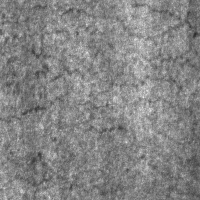
#> input picture data/NEU-DET/images/train/crazing_105.jpg, 200 x 200 px; its folder holds only this picture in this run
$ python -i gmc.py   (imports and definitions only)
#> lines starting #> are read from the running program, lines starting #| are printed output that depends on the picture
#> further down, picture is the input picture: shape (200, 200, 3); min 44, max 237, mean 132.2
# Ultralytics 🚀 AGPL-3.0 License - https://ultralytics.com/license

from __future__ import annotations

import copy

import cv2
import numpy as np

from ultralytics.utils import LOGGER


class GMC:
    """Generalized Motion Compensation (GMC) class for tracking and object detection in video frames.

    This class provides methods for tracking and detecting objects based on several tracking algorithms including ORB,
    SIFT, ECC, and Sparse Optical Flow. It also supports downscaling of frames for computational efficiency.

    Attributes:
        method (str): The tracking method to use. Options include 'orb', 'sift', 'ecc', 'sparseOptFlow', 'none'.
        downscale (int): Factor by which to downscale the frames for processing.
        prevFrame (np.ndarray): Previous frame for tracking.
        prevKeyPoints (list): Keypoints from the previous frame.
        prevDescriptors (np.ndarray): Descriptors from the previous frame.
        initializedFirstFrame (bool): Flag indicating if the first frame has been processed.

    Methods:
        apply: Apply the chosen method to a raw frame and optionally use provided detections.
        apply_ecc: Apply the ECC algorithm to a raw frame.
        apply_features: Apply feature-based methods like ORB or SIFT to a raw frame.
        apply_sparseoptflow: Apply the Sparse Optical Flow method to a raw frame.
        reset_params: Reset the internal parameters of the GMC object.

    Examples:
        Create a GMC object and apply it to a frame
        >>> gmc = GMC(method="sparseOptFlow", downscale=2)
        >>> frame = np.random.randint(0, 255, (480, 640, 3), dtype=np.uint8)
        >>> warp = gmc.apply(frame)
        >>> print(warp.shape)
        (2, 3)
    """

    def __init__(self, method: str = "sparseOptFlow", downscale: int = 2) -> None:
        """Initialize a Generalized Motion Compensation (GMC) object with tracking method and downscale factor.

        Args:
            method (str): The tracking method to use. Options include 'orb', 'sift', 'ecc', 'sparseOptFlow', 'none'.
            downscale (int): Downscale factor for processing frames.
        """
        super().__init__()

        self.method = method
        self.downscale = max(1, downscale)

        if self.method == "orb":
            self.detector = cv2.FastFeatureDetector_create(20)
            self.extractor = cv2.ORB_create()
            self.matcher = cv2.BFMatcher(cv2.NORM_HAMMING)

        elif self.method == "sift":
            self.detector = cv2.SIFT_create(nOctaveLayers=3, contrastThreshold=0.02, edgeThreshold=20)
            self.extractor = cv2.SIFT_create(nOctaveLayers=3, contrastThreshold=0.02, edgeThreshold=20)
            self.matcher = cv2.BFMatcher(cv2.NORM_L2)

        elif self.method == "ecc":
            number_of_iterations = 5000
            termination_eps = 1e-6
            self.warp_mode = cv2.MOTION_EUCLIDEAN
            self.criteria = (cv2.TERM_CRITERIA_EPS | cv2.TERM_CRITERIA_COUNT, number_of_iterations, termination_eps)

        elif self.method == "sparseOptFlow":
            self.feature_params = dict(
                maxCorners=1000, qualityLevel=0.01, minDistance=1, blockSize=3, useHarrisDetector=False, k=0.04
            )

        elif self.method in {"none", "None", None}:
            self.method = None
        else:
            raise ValueError(f"Unknown GMC method: {method}")

        self.prevFrame = None
        self.prevKeyPoints = None
        self.prevDescriptors = None
        self.initializedFirstFrame = False

    def apply(self, raw_frame: np.ndarray, detections: list | None = None) -> np.ndarray:
        """Estimate a 2×3 motion compensation warp for a frame.

        Args:
            raw_frame (np.ndarray): The raw frame to be processed, with shape (H, W, C).
            detections (list, optional): List of detections to be used in the processing.

        Returns:
            (np.ndarray): Transformation matrix with shape (2, 3).

        Examples:
            >>> gmc = GMC(method="sparseOptFlow")
            >>> raw_frame = np.random.rand(480, 640, 3)
            >>> transformation_matrix = gmc.apply(raw_frame)
            >>> print(transformation_matrix.shape)
            (2, 3)
        """
        if self.method in {"orb", "sift"}:
            return self.apply_features(raw_frame, detections)
        elif self.method == "ecc":
            return self.apply_ecc(raw_frame)
        elif self.method == "sparseOptFlow":
            return self.apply_sparseoptflow(raw_frame)
        else:
            return np.eye(2, 3)

    # [155 lines left out: functions apply_ecc, apply_features, not called in this run]

    def apply_sparseoptflow(self, raw_frame: np.ndarray) -> np.ndarray:
        """Apply Sparse Optical Flow method to a raw frame.

        Args:
            raw_frame (np.ndarray): The raw frame to be processed, with shape (H, W, C).

        Returns:
            (np.ndarray): Transformation matrix with shape (2, 3).

        Examples:
            >>> gmc = GMC()
            >>> result = gmc.apply_sparseoptflow(np.array([[[1, 2, 3], [4, 5, 6]], [[7, 8, 9], [10, 11, 12]]]))
            >>> print(result)
            [[1. 0. 0.]
             [0. 1. 0.]]
        """
        height, width, c = raw_frame.shape
#> height = 200; width = 200; c = 3
        frame = cv2.cvtColor(raw_frame, cv2.COLOR_BGR2GRAY) if c == 3 else raw_frame
        H = np.eye(2, 3)

        # Downscale image for computational efficiency
        if self.downscale > 1.0:
            frame = cv2.resize(frame, (width // self.downscale, height // self.downscale))
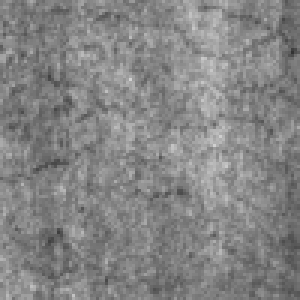
#> frame: shape (100, 100) (shown 3 times larger); min 51, max 211, mean 132.3

        # Find good features to track
        keypoints = cv2.goodFeaturesToTrack(frame, mask=None, **self.feature_params)
#> keypoints = 555 rows, first 8: [11, 95], [71, 41], [19, 76], [72, 78], [59, 63], [75, 21], [92, 13], [23, 30]

        # Handle first frame initialization
        if not self.initializedFirstFrame or self.prevKeyPoints is None:
            self.prevFrame = frame.copy()
            self.prevKeyPoints = copy.copy(keypoints)
#> self.prevKeyPoints has the same summary as keypoints
            self.initializedFirstFrame = True
            return H

        # Calculate optical flow using Lucas-Kanade method
        matchedKeypoints, status, _ = cv2.calcOpticalFlowPyrLK(self.prevFrame, frame, self.prevKeyPoints, None)

        # Extract successfully tracked points
        prevPoints = []
        currPoints = []

        for i in range(len(status)):
            if status[i]:
                prevPoints.append(self.prevKeyPoints[i])
                currPoints.append(matchedKeypoints[i])

        prevPoints = np.array(prevPoints)
        currPoints = np.array(currPoints)

        # Estimate transformation matrix using RANSAC
        if (prevPoints.shape[0] > 4) and (prevPoints.shape[0] == currPoints.shape[0]):
            H, _ = cv2.estimateAffinePartial2D(prevPoints, currPoints, cv2.RANSAC)

            # Scale translation components back to original resolution
            if self.downscale > 1.0:
                H[0, 2] *= self.downscale
                H[1, 2] *= self.downscale
        else:
            LOGGER.warning("not enough matching points")

        # Store current frame data for next iteration
        self.prevFrame = frame.copy()
        self.prevKeyPoints = copy.copy(keypoints)

        return H

    # [6 lines left out: function reset_params, not called in this run]

>>> import cv2
>>> picture = cv2.imread('../../../data/NEU-DET/images/train/crazing_105.jpg')
>>> result = GMC().apply(picture)
#> result = [[1, 0, 0], [0, 1, 0]]

$ run again, on data/NEU-DET/images/train/crazing_108.jpg
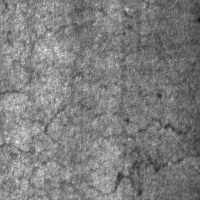
#> input picture data/NEU-DET/images/train/crazing_108.jpg, 200 x 200 px
#> picture is the input picture: shape (200, 200, 3); min 21, max 255, mean 125.6
#> in apply_sparseoptflow, `frame = cv2.resize(frame, (width // self.downscale, height // self.dow..`:
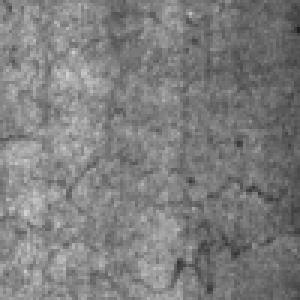
#> frame: shape (100, 100) (shown 3 times larger); min 33, max 208, mean 125.7
#> keypoints = 599 rows, first 8: [60, 86], [62, 88], [63, 86], [24, 17], [79, 48], [3, 70], [63, 60], [63, 4]
#> self.prevKeyPoints has the same summary as keypoints
#> result = [[1, 0, 0], [0, 1, 0]]

$ run again, on data/NEU-DET/images/train/crazing_129.jpg
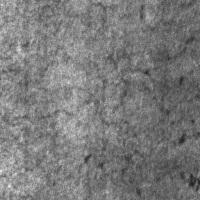
#> input picture data/NEU-DET/images/train/crazing_129.jpg, 200 x 200 px
#> picture is the input picture: shape (200, 200, 3); min 29, max 252, mean 121.9
#> in apply_sparseoptflow, `frame = cv2.resize(frame, (width // self.downscale, height // self.dow..`:
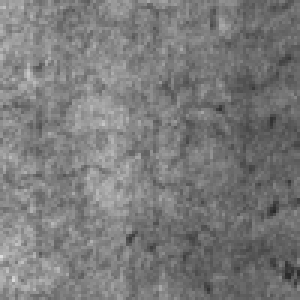
#> frame: shape (100, 100) (shown 3 times larger); min 41, max 222, mean 122.1
#> keypoints = 603 rows, first 8: [95, 92], [11, 22], [43, 81], [13, 85], [10, 70], [73, 35], [42, 78], [90, 71]
#> self.prevKeyPoints has the same summary as keypoints
#> result = [[1, 0, 0], [0, 1, 0]]

$ run again, on data/NEU-DET/images/train/crazing_15.jpg
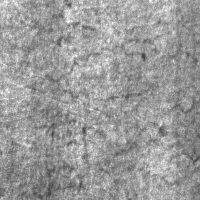
#> input picture data/NEU-DET/images/train/crazing_15.jpg, 200 x 200 px
#> picture is the input picture: shape (200, 200, 3); min 64, max 255, mean 154
#> in apply_sparseoptflow, `frame = cv2.resize(frame, (width // self.downscale, height // self.dow..`:
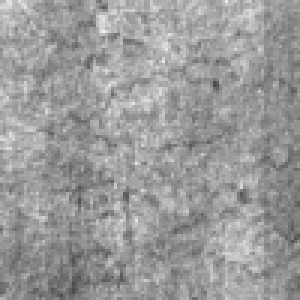
#> frame: shape (100, 100) (shown 3 times larger); min 74, max 243, mean 154.1
#> keypoints = 575 rows, first 8: [35, 2], [33, 10], [79, 62], [71, 26], [33, 5], [80, 64], [41, 13], [15, 72]
#> self.prevKeyPoints has the same summary as keypoints
#> result = [[1, 0, 0], [0, 1, 0]]
